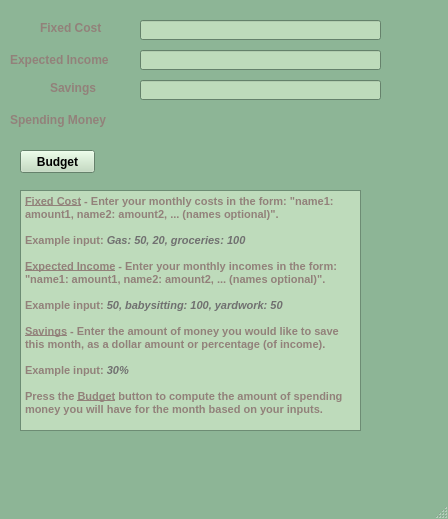
<?xml version="1.0" encoding="UTF-8"?>
<ui version="4.0">
 <class>MainWindow</class>
 <widget class="QMainWindow" name="MainWindow">
  <property name="geometry">
   <rect>
    <x>0</x>
    <y>0</y>
    <width>448</width>
    <height>519</height>
   </rect>
  </property>
  <property name="palette">
   <palette>
    <active>
     <colorrole role="WindowText">
      <brush brushstyle="SolidPattern">
       <color alpha="255">
        <red>146</red>
        <green>129</green>
        <blue>122</blue>
       </color>
      </brush>
     </colorrole>
     <colorrole role="Button">
      <brush brushstyle="SolidPattern">
       <color alpha="255">
        <red>190</red>
        <green>219</green>
        <blue>187</blue>
       </color>
      </brush>
     </colorrole>
     <colorrole role="Light">
      <brush brushstyle="SolidPattern">
       <color alpha="255">
        <red>190</red>
        <green>219</green>
        <blue>187</blue>
       </color>
      </brush>
     </colorrole>
     <colorrole role="Midlight">
      <brush brushstyle="SolidPattern">
       <color alpha="255">
        <red>190</red>
        <green>219</green>
        <blue>187</blue>
       </color>
      </brush>
     </colorrole>
     <colorrole role="Dark">
      <brush brushstyle="SolidPattern">
       <color alpha="255">
        <red>112</red>
        <green>112</green>
        <blue>112</blue>
       </color>
      </brush>
     </colorrole>
     <colorrole role="Mid">
      <brush brushstyle="SolidPattern">
       <color alpha="255">
        <red>112</red>
        <green>112</green>
        <blue>112</blue>
       </color>
      </brush>
     </colorrole>
     <colorrole role="Text">
      <brush brushstyle="SolidPattern">
       <color alpha="255">
        <red>112</red>
        <green>112</green>
        <blue>112</blue>
       </color>
      </brush>
     </colorrole>
     <colorrole role="BrightText">
      <brush brushstyle="SolidPattern">
       <color alpha="255">
        <red>190</red>
        <green>219</green>
        <blue>187</blue>
       </color>
      </brush>
     </colorrole>
     <colorrole role="ButtonText">
      <brush brushstyle="SolidPattern">
       <color alpha="255">
        <red>0</red>
        <green>0</green>
        <blue>0</blue>
       </color>
      </brush>
     </colorrole>
     <colorrole role="Base">
      <brush brushstyle="SolidPattern">
       <color alpha="255">
        <red>190</red>
        <green>219</green>
        <blue>187</blue>
       </color>
      </brush>
     </colorrole>
     <colorrole role="Window">
      <brush brushstyle="SolidPattern">
       <color alpha="255">
        <red>141</red>
        <green>181</green>
        <blue>150</blue>
       </color>
      </brush>
     </colorrole>
     <colorrole role="Shadow">
      <brush brushstyle="SolidPattern">
       <color alpha="255">
        <red>112</red>
        <green>112</green>
        <blue>112</blue>
       </color>
      </brush>
     </colorrole>
     <colorrole role="Highlight">
      <brush brushstyle="SolidPattern">
       <color alpha="255">
        <red>190</red>
        <green>219</green>
        <blue>187</blue>
       </color>
      </brush>
     </colorrole>
    </active>
    <inactive>
     <colorrole role="WindowText">
      <brush brushstyle="SolidPattern">
       <color alpha="255">
        <red>146</red>
        <green>129</green>
        <blue>122</blue>
       </color>
      </brush>
     </colorrole>
     <colorrole role="Button">
      <brush brushstyle="SolidPattern">
       <color alpha="255">
        <red>190</red>
        <green>219</green>
        <blue>187</blue>
       </color>
      </brush>
     </colorrole>
     <colorrole role="Light">
      <brush brushstyle="SolidPattern">
       <color alpha="255">
        <red>190</red>
        <green>219</green>
        <blue>187</blue>
       </color>
      </brush>
     </colorrole>
     <colorrole role="Midlight">
      <brush brushstyle="SolidPattern">
       <color alpha="255">
        <red>190</red>
        <green>219</green>
        <blue>187</blue>
       </color>
      </brush>
     </colorrole>
     <colorrole role="Dark">
      <brush brushstyle="SolidPattern">
       <color alpha="255">
        <red>112</red>
        <green>112</green>
        <blue>112</blue>
       </color>
      </brush>
     </colorrole>
     <colorrole role="Mid">
      <brush brushstyle="SolidPattern">
       <color alpha="255">
        <red>112</red>
        <green>112</green>
        <blue>112</blue>
       </color>
      </brush>
     </colorrole>
     <colorrole role="Text">
      <brush brushstyle="SolidPattern">
       <color alpha="255">
        <red>112</red>
        <green>112</green>
        <blue>112</blue>
       </color>
      </brush>
     </colorrole>
     <colorrole role="BrightText">
      <brush brushstyle="SolidPattern">
       <color alpha="255">
        <red>190</red>
        <green>219</green>
        <blue>187</blue>
       </color>
      </brush>
     </colorrole>
     <colorrole role="ButtonText">
      <brush brushstyle="SolidPattern">
       <color alpha="255">
        <red>0</red>
        <green>0</green>
        <blue>0</blue>
       </color>
      </brush>
     </colorrole>
     <colorrole role="Base">
      <brush brushstyle="SolidPattern">
       <color alpha="255">
        <red>190</red>
        <green>219</green>
        <blue>187</blue>
       </color>
      </brush>
     </colorrole>
     <colorrole role="Window">
      <brush brushstyle="SolidPattern">
       <color alpha="255">
        <red>141</red>
        <green>181</green>
        <blue>150</blue>
       </color>
      </brush>
     </colorrole>
     <colorrole role="Shadow">
      <brush brushstyle="SolidPattern">
       <color alpha="255">
        <red>112</red>
        <green>112</green>
        <blue>112</blue>
       </color>
      </brush>
     </colorrole>
     <colorrole role="Highlight">
      <brush brushstyle="SolidPattern">
       <color alpha="255">
        <red>190</red>
        <green>219</green>
        <blue>187</blue>
       </color>
      </brush>
     </colorrole>
    </inactive>
    <disabled>
     <colorrole role="WindowText">
      <brush brushstyle="SolidPattern">
       <color alpha="255">
        <red>112</red>
        <green>112</green>
        <blue>112</blue>
       </color>
      </brush>
     </colorrole>
     <colorrole role="Button">
      <brush brushstyle="SolidPattern">
       <color alpha="255">
        <red>190</red>
        <green>219</green>
        <blue>187</blue>
       </color>
      </brush>
     </colorrole>
     <colorrole role="Light">
      <brush brushstyle="SolidPattern">
       <color alpha="255">
        <red>190</red>
        <green>219</green>
        <blue>187</blue>
       </color>
      </brush>
     </colorrole>
     <colorrole role="Midlight">
      <brush brushstyle="SolidPattern">
       <color alpha="255">
        <red>190</red>
        <green>219</green>
        <blue>187</blue>
       </color>
      </brush>
     </colorrole>
     <colorrole role="Dark">
      <brush brushstyle="SolidPattern">
       <color alpha="255">
        <red>112</red>
        <green>112</green>
        <blue>112</blue>
       </color>
      </brush>
     </colorrole>
     <colorrole role="Mid">
      <brush brushstyle="SolidPattern">
       <color alpha="255">
        <red>112</red>
        <green>112</green>
        <blue>112</blue>
       </color>
      </brush>
     </colorrole>
     <colorrole role="Text">
      <brush brushstyle="SolidPattern">
       <color alpha="255">
        <red>112</red>
        <green>112</green>
        <blue>112</blue>
       </color>
      </brush>
     </colorrole>
     <colorrole role="BrightText">
      <brush brushstyle="SolidPattern">
       <color alpha="255">
        <red>190</red>
        <green>219</green>
        <blue>187</blue>
       </color>
      </brush>
     </colorrole>
     <colorrole role="ButtonText">
      <brush brushstyle="SolidPattern">
       <color alpha="255">
        <red>112</red>
        <green>112</green>
        <blue>112</blue>
       </color>
      </brush>
     </colorrole>
     <colorrole role="Base">
      <brush brushstyle="SolidPattern">
       <color alpha="255">
        <red>141</red>
        <green>181</green>
        <blue>150</blue>
       </color>
      </brush>
     </colorrole>
     <colorrole role="Window">
      <brush brushstyle="SolidPattern">
       <color alpha="255">
        <red>141</red>
        <green>181</green>
        <blue>150</blue>
       </color>
      </brush>
     </colorrole>
     <colorrole role="Shadow">
      <brush brushstyle="SolidPattern">
       <color alpha="255">
        <red>112</red>
        <green>112</green>
        <blue>112</blue>
       </color>
      </brush>
     </colorrole>
     <colorrole role="Highlight">
      <brush brushstyle="SolidPattern">
       <color alpha="255">
        <red>0</red>
        <green>120</green>
        <blue>215</blue>
       </color>
      </brush>
     </colorrole>
    </disabled>
   </palette>
  </property>
  <property name="windowTitle">
   <string>MainWindow</string>
  </property>
  <property name="windowOpacity">
   <double>1.000000000000000</double>
  </property>
  <widget class="QWidget" name="centralwidget">
   <widget class="QLineEdit" name="fixedCost">
    <property name="geometry">
     <rect>
      <x>140</x>
      <y>20</y>
      <width>241</width>
      <height>20</height>
     </rect>
    </property>
    <property name="font">
     <font>
      <weight>75</weight>
      <bold>true</bold>
     </font>
    </property>
   </widget>
   <widget class="QLabel" name="label">
    <property name="geometry">
     <rect>
      <x>40</x>
      <y>20</y>
      <width>81</width>
      <height>16</height>
     </rect>
    </property>
    <property name="font">
     <font>
      <weight>75</weight>
      <bold>true</bold>
     </font>
    </property>
    <property name="text">
     <string>Fixed Cost</string>
    </property>
   </widget>
   <widget class="QLabel" name="label_2">
    <property name="geometry">
     <rect>
      <x>10</x>
      <y>110</y>
      <width>111</width>
      <height>20</height>
     </rect>
    </property>
    <property name="font">
     <font>
      <weight>75</weight>
      <bold>true</bold>
     </font>
    </property>
    <property name="text">
     <string>Spending Money</string>
    </property>
   </widget>
   <widget class="QLineEdit" name="expectedIncome">
    <property name="geometry">
     <rect>
      <x>140</x>
      <y>50</y>
      <width>241</width>
      <height>20</height>
     </rect>
    </property>
    <property name="font">
     <font>
      <weight>75</weight>
      <bold>true</bold>
     </font>
    </property>
   </widget>
   <widget class="QLabel" name="label_3">
    <property name="geometry">
     <rect>
      <x>10</x>
      <y>50</y>
      <width>111</width>
      <height>20</height>
     </rect>
    </property>
    <property name="font">
     <font>
      <weight>75</weight>
      <bold>true</bold>
     </font>
    </property>
    <property name="text">
     <string>Expected Income</string>
    </property>
   </widget>
   <widget class="QLineEdit" name="savings">
    <property name="geometry">
     <rect>
      <x>140</x>
      <y>80</y>
      <width>241</width>
      <height>20</height>
     </rect>
    </property>
    <property name="font">
     <font>
      <weight>75</weight>
      <bold>true</bold>
     </font>
    </property>
   </widget>
   <widget class="QLabel" name="label_4">
    <property name="geometry">
     <rect>
      <x>50</x>
      <y>80</y>
      <width>61</width>
      <height>16</height>
     </rect>
    </property>
    <property name="font">
     <font>
      <weight>75</weight>
      <bold>true</bold>
     </font>
    </property>
    <property name="text">
     <string>Savings</string>
    </property>
   </widget>
   <widget class="QPushButton" name="budgetButton">
    <property name="geometry">
     <rect>
      <x>20</x>
      <y>150</y>
      <width>75</width>
      <height>23</height>
     </rect>
    </property>
    <property name="font">
     <font>
      <weight>75</weight>
      <bold>true</bold>
     </font>
    </property>
    <property name="text">
     <string>Budget</string>
    </property>
   </widget>
   <widget class="QLabel" name="result">
    <property name="geometry">
     <rect>
      <x>140</x>
      <y>110</y>
      <width>241</width>
      <height>16</height>
     </rect>
    </property>
    <property name="font">
     <font>
      <weight>75</weight>
      <bold>true</bold>
     </font>
    </property>
    <property name="styleSheet">
     <string notr="true"/>
    </property>
    <property name="text">
     <string/>
    </property>
   </widget>
   <widget class="QTextBrowser" name="textBrowser">
    <property name="geometry">
     <rect>
      <x>20</x>
      <y>190</y>
      <width>341</width>
      <height>241</height>
     </rect>
    </property>
    <property name="html">
     <string>&lt;!DOCTYPE HTML PUBLIC &quot;-//W3C//DTD HTML 4.0//EN&quot; &quot;http://www.w3.org/TR/REC-html40/strict.dtd&quot;&gt;
&lt;html&gt;&lt;head&gt;&lt;meta name=&quot;qrichtext&quot; content=&quot;1&quot; /&gt;&lt;style type=&quot;text/css&quot;&gt;
p, li { white-space: pre-wrap; }
&lt;/style&gt;&lt;/head&gt;&lt;body style=&quot; font-family:'MS Shell Dlg 2'; font-size:8.25pt; font-weight:400; font-style:normal;&quot;&gt;
&lt;p style=&quot; margin-top:0px; margin-bottom:0px; margin-left:0px; margin-right:0px; -qt-block-indent:0; text-indent:0px;&quot;&gt;&lt;span style=&quot; font-weight:600; text-decoration: underline; color:#92817a;&quot;&gt;Fixed Cost&lt;/span&gt;&lt;span style=&quot; font-weight:600; color:#92817a;&quot;&gt; - Enter your monthly costs in the form: &amp;quot;name1: amount1, name2: amount2, ... (names optional)&amp;quot;. &lt;br /&gt;&lt;br /&gt;Example input: &lt;/span&gt;&lt;span style=&quot; font-weight:600; font-style:italic; color:#707070;&quot;&gt;Gas: 50, 20, groceries: 100 &lt;/span&gt;&lt;span style=&quot; font-weight:600; color:#92817a;&quot;&gt;&lt;br /&gt;&lt;br /&gt;&lt;/span&gt;&lt;span style=&quot; font-weight:600; text-decoration: underline; color:#92817a;&quot;&gt;Expected Income&lt;/span&gt;&lt;span style=&quot; font-weight:600; color:#92817a;&quot;&gt; - Enter your monthly incomes in the form: &amp;quot;name1: amount1, name2: amount2, ... (names optional)&amp;quot;. &lt;br /&gt;&lt;br /&gt;Example input: &lt;/span&gt;&lt;span style=&quot; font-weight:600; font-style:italic; color:#707070;&quot;&gt;50, babysitting: 100, yardwork: 50&lt;/span&gt;&lt;/p&gt;
&lt;p style=&quot;-qt-paragraph-type:empty; margin-top:0px; margin-bottom:0px; margin-left:0px; margin-right:0px; -qt-block-indent:0; text-indent:0px; font-weight:600; color:#92817a;&quot;&gt;&lt;br /&gt;&lt;/p&gt;
&lt;p style=&quot; margin-top:0px; margin-bottom:0px; margin-left:0px; margin-right:0px; -qt-block-indent:0; text-indent:0px;&quot;&gt;&lt;span style=&quot; font-weight:600; text-decoration: underline; color:#92817a;&quot;&gt;Savings&lt;/span&gt;&lt;span style=&quot; font-weight:600; color:#92817a;&quot;&gt; - Enter the amount of money you would like to save this month, as a dollar amount or percentage (of income).&lt;/span&gt;&lt;/p&gt;
&lt;p style=&quot;-qt-paragraph-type:empty; margin-top:0px; margin-bottom:0px; margin-left:0px; margin-right:0px; -qt-block-indent:0; text-indent:0px; font-weight:600; color:#92817a;&quot;&gt;&lt;br /&gt;&lt;/p&gt;
&lt;p style=&quot; margin-top:0px; margin-bottom:0px; margin-left:0px; margin-right:0px; -qt-block-indent:0; text-indent:0px;&quot;&gt;&lt;span style=&quot; font-weight:600; color:#92817a;&quot;&gt;Example input: &lt;/span&gt;&lt;span style=&quot; font-weight:600; font-style:italic; color:#707070;&quot;&gt;30%&lt;/span&gt;&lt;/p&gt;
&lt;p style=&quot;-qt-paragraph-type:empty; margin-top:0px; margin-bottom:0px; margin-left:0px; margin-right:0px; -qt-block-indent:0; text-indent:0px; font-weight:600; font-style:italic; color:#707070;&quot;&gt;&lt;br /&gt;&lt;/p&gt;
&lt;p style=&quot; margin-top:0px; margin-bottom:0px; margin-left:0px; margin-right:0px; -qt-block-indent:0; text-indent:0px;&quot;&gt;&lt;span style=&quot; font-weight:600; color:#92817a;&quot;&gt;Press the &lt;/span&gt;&lt;span style=&quot; font-weight:600; text-decoration: underline; color:#92817a;&quot;&gt;Budget&lt;/span&gt;&lt;span style=&quot; font-weight:600; color:#92817a;&quot;&gt; button to compute the amount of spending money you will have for the month based on your inputs.&lt;/span&gt;&lt;/p&gt;&lt;/body&gt;&lt;/html&gt;</string>
    </property>
   </widget>
  </widget>
  <widget class="QStatusBar" name="statusbar"/>
 </widget>
 <resources/>
 <connections/>
</ui>
